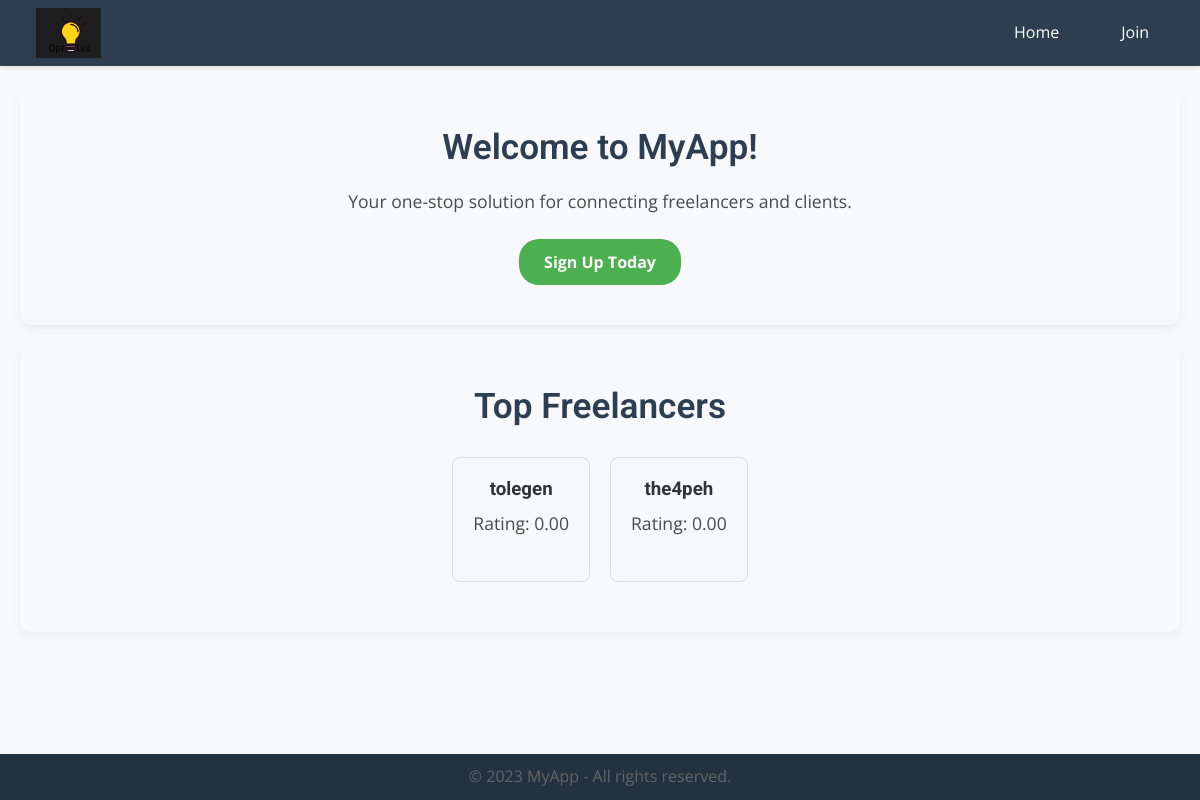
The page / on the database its author committed.
### accounts/models.py (models this page shows, shortened)
class FreelancerProfile(models.Model):
    user = models.OneToOneField(CustomUser, on_delete=models.CASCADE, related_name='freelancer_profile')
    skills = models.ManyToManyField(Skill, related_name='freelancers', blank=True)
    skill_desc = models.TextField(blank=True)  # New field for skill descriptions
    portfolio = models.URLField(blank=True)
    average_rating = models.DecimalField(max_digits=3, decimal_places=2, default=0)
    reviews = models.TextField(blank=True)
    profile_image = models.ImageField(
        upload_to='profile_images/',
        null=True,
        blank=True,
        default='static/img/images.png'
    )
    video = models.FileField(
        upload_to='profile_videos/',
        null=True,
        blank=True,
        help_text="Upload a video showcasing your work."
    )

class CustomUser(AbstractBaseUser, PermissionsMixin):
    USER_TYPE_CHOICES = (
        ('freelancer', 'Freelancer'),
        ('client', 'Client'),
    )
    user_type = models.CharField(max_length=10, choices=USER_TYPE_CHOICES)
    username = models.CharField(_('username'), max_length=150, unique=True)
    email = models.EmailField(_('email address'), unique=True)
    first_name = models.CharField(_('first name'), max_length=30, blank=True)
    last_name = models.CharField(_('last name'), max_length=30, blank=True)
    is_staff = models.BooleanField(default=False)
    is_active = models.BooleanField(default=True)
    activation_token = models.CharField(max_length=50, blank=True, null=True)
    email_verified = models.BooleanField(default=False)
    objects = CustomUserManager()
    USERNAME_FIELD = 'username'
    REQUIRED_FIELDS = ['email']

### core/views.py (the view, shortened to what this page needs)
# urls.py: path('', IndexView.as_view(), name='home'),
class IndexView(TemplateView):
    template_name = 'core/index.html'
    def get_context_data(self, **kwargs):
        context = super().get_context_data(**kwargs)
        top_freelancers = FreelancerProfile.objects.order_by('-average_rating')[:10]  # top 10 freelancers
        context['top_freelancers'] = top_freelancers
        return context

### core/templates/core/index.html (shortened to what this page needs)
{% extends 'core/base.html' %}
{% load static %}
{% block content %}
    {% if not user.is_authenticated %}
    <div class="hero">
        <h2>Welcome to MyApp!</h2>
        <p>Your one-stop solution for connecting freelancers and clients.</p>
        <a href="{% url 'accounts:signup' %}" class="hero-button">Sign Up Today</a>
    </div>
    {% elif user.user_type == 'client' %}
    <div class="hero">
        <h2>Welcome Client!</h2>
        <p>Meet skilled freelancers ready to work on your projects.</p>
        <a href="{% url 'accounts:freelancer-list' %}" class="hero-button">Hire Freelancers</a>
    </div>
    {% endif %}
    <section class="top-freelancers">
        <h2>Top Freelancers</h2>
        <div class="freelancer-list">
            {% for freelancer in top_freelancers %}
                <div class="freelancer">
                    <h3>{{ freelancer.user.username }}</h3>
                    <p>Rating: {{ freelancer.average_rating }}</p>
                </div>
            {% empty %}
                <p>No freelancers available.</p>
            {% endfor %}
        </div>
    </section>
{% endblock content %}

### core/templates/core/base.html (style rules this page uses)
* { margin: 0; padding: 0; box-sizing: border-box; }
html, body { height: 100%; font-size: 16px; }
body { display: flex; flex-direction: column; min-height: 100vh; font-family: 'Open Sans', sans-serif; background-color: #f7f9fc; color: #333; }
h1, h2, h3, h4, h5, h6 { font-family: 'Roboto', sans-serif; margin-bottom: 0.5em; }
p, li { font-size: 1rem; line-height: 1.6; color: #666; }

### core/templates/core/index.html (style rules this page uses)
.hero, .top-freelancers { text-align: center; padding: 40px; margin: 20px; background-color: #f7f9fc; border-radius: 10px; box-shadow: 0 4px 8px rgba(0, 0, 0, 0.05); }
.hero h2, .top-freelancers h2 { color: #2c3e50; font-size: 2.2rem; margin-bottom: 20px; font-weight: 600; }
.hero p, .top-freelancers p { color: #4a4a4a; font-size: 1.1rem; margin-bottom: 25px; line-height: 1.5; }
.hero-button { background-color: #4CAF50; color: white; padding: 12px 25px; border-radius: 20px; text-decoration: none; font-weight: bold; display: inline-block; transition: background-color 0.3s, transform 0.2s; }
.freelancer-list { display: flex; justify-content: center; flex-wrap: wrap; }
.freelancer { margin: 10px; padding: 20px; border: 1px solid #ddd; border-radius: 8px; transition: all 0.3s ease-in-out; }

### rows shown on the page
FreelancerProfile: user.username "tolegen", average_rating "0.00"
FreelancerProfile: user.username "the4peh", average_rating "0.00"
